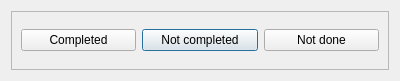
<?xml version="1.0" encoding="UTF-8"?>
<ui version="4.0">
 <class>Dialog</class>
 <widget class="QDialog" name="Dialog">
  <property name="geometry">
   <rect>
    <x>0</x>
    <y>0</y>
    <width>400</width>
    <height>81</height>
   </rect>
  </property>
  <property name="windowTitle">
   <string>Dialog</string>
  </property>
  <layout class="QGridLayout" name="gridLayout">
   <item row="0" column="0">
    <widget class="QFrame" name="frame">
     <property name="frameShape">
      <enum>QFrame::StyledPanel</enum>
     </property>
     <property name="frameShadow">
      <enum>QFrame::Raised</enum>
     </property>
     <layout class="QGridLayout" name="gridLayout_4">
      <item row="0" column="1">
       <widget class="QPushButton" name="notCompletedTaskPushButton">
        <property name="text">
         <string>Not completed</string>
        </property>
       </widget>
      </item>
      <item row="0" column="2">
       <widget class="QPushButton" name="notDoneTaskPushButton">
        <property name="text">
         <string>Not done</string>
        </property>
       </widget>
      </item>
      <item row="0" column="0">
       <widget class="QPushButton" name="completedTaskPushButton">
        <property name="text">
         <string>Completed</string>
        </property>
       </widget>
      </item>
     </layout>
    </widget>
   </item>
  </layout>
 </widget>
 <resources/>
 <connections/>
</ui>
